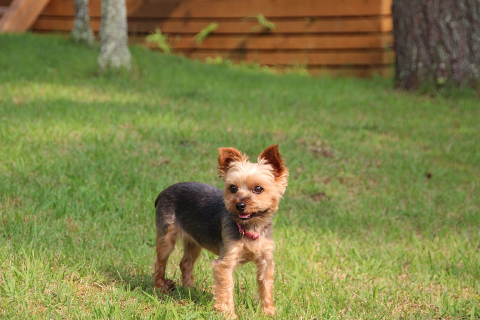
#> input picture ch3/3.4/yorkie.png, 480 x 320 px
$ python vconcat.py
#> lines starting #> are read from the running program, lines starting #| are printed output that depends on the picture
import cv2
from cv2 import hconcat

img1 = cv2.imread('yorkie.png', cv2.IMREAD_COLOR)
#> img1 is the input picture: shape (320, 480, 3); mean B, G, R 71.8, 129.3, 128.4
img2 = cv2.imread('yorkie_flip_0.png', cv2.IMREAD_COLOR)
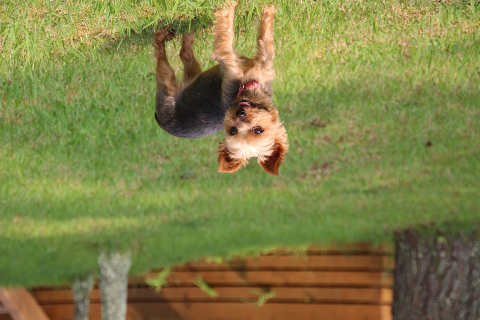
#> input picture ch3/3.4/yorkie_flip_0.png, 480 x 320 px
#> img2 is the input picture: shape (320, 480, 3); mean B, G, R 71.8, 129.3, 128.4

vconcat_img = cv2.vconcat([img1, img2])
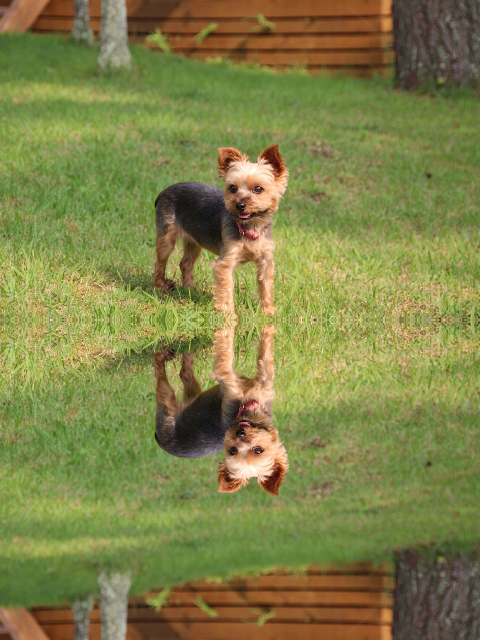
#> vconcat_img: shape (640, 480, 3); mean B, G, R 71.8, 129.3, 128.4

cv2.imshow('img1', img1)
cv2.imshow('img2', img2)
cv2.imshow('hconcat_img', vconcat_img)
cv2.waitKey(0)
cv2.destroyAllWindows()
